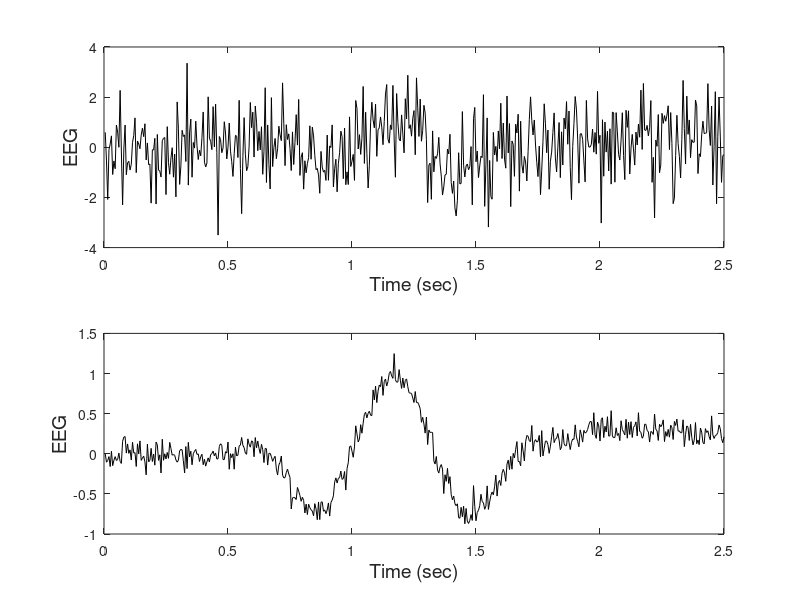

Write the MATLAB code that produced this figure.
% Example 4.1 Example of ensemble averaging
load ver;                       % Get visual evoked response data;
Ts = 0.005;                     % Sample interval = 5 msec
[nu,N] = size(ver);             % Get data matrix size 
if nu > N
    ver = ver';
    t = (1:nu)*Ts;              % Generate time vector 
else
    t = (1:N)*Ts;               % Time vector if no transpose   
end 
%
subplot(2,1,1);
plot(t,ver(4,:),'k');           	  % Plot individual record (Number 4)
xlabel('Time (sec)','FontSize',14); ylabel('EEG','FontSize',14); 
% Construct and plot the ensemble average
avg = mean(ver);                % Take ensemble average 
subplot(2,1,2);
plot(t,avg,'k');                	  % Plot ensemble average other data
xlabel('Time (sec)','FontSize',14); ylabel('EEG','FontSize',14);
%
% Estimate the noise components
unaveraged_noise = ver(1,:) - actual_ver; % Noise in signal
averaged_noise = avg - actual_ver;        % Noise in ensemble avg.
std_unaveraged = std(unaveraged_noise);   % Std or noise in signal
std_averaged = std(averaged_noise);     	% Std of noise in ensemble avg.
theoretical =  std_unaveraged/sqrt(100);  % Theoretical noise reduction
disp(' Unaveraged Averaged Theroetical')	% Output results
disp([std_unaveraged std_averaged theoretical])
